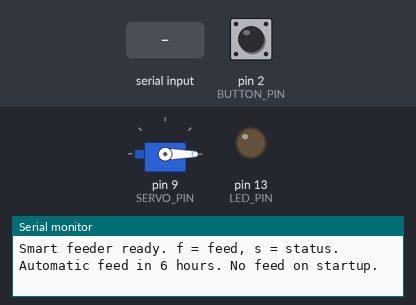
Recording of a sketch running on a simulated Arduino Uno, built with avr-gcc and run on an emulated ATmega328P. Shown: servo, output pins drawn as LEDs (lit = HIGH), the last lines printed to the serial monitor. The test bench sets the inputs (shaded band); at power-on: pin 2 (BUTTON_PIN) HIGH.

Above: at 1.2 s.
1.3 s: pin 2 (BUTTON_PIN) pulled LOW for 0.15 s
At 1.9 s:
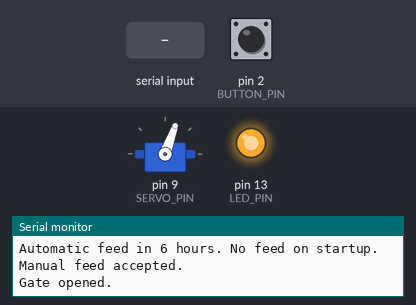
3.5 s: "f" received over Serial
5.0 s: "s" received over Serial
Timing chart, 0 to 8.0 s (numbered marks = the images above; inputs shaded):
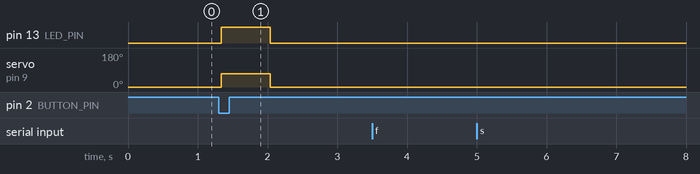

The sketch:

SmartAnimalFeeder.ino
```cpp
#include <Servo.h>
#include "FeederController.h"

// Arduino Uno reconstruction: timed servo gate, button and Serial control.
const uint8_t SERVO_PIN = 9;
const uint8_t BUTTON_PIN = 2;
const uint8_t LED_PIN = LED_BUILTIN;
const uint8_t CLOSED_ANGLE = 0;
const uint8_t OPEN_ANGLE = 70;
const uint32_t FEED_INTERVAL_MS = 6UL * 60UL * 60UL * 1000UL;
const uint32_t GATE_OPEN_MS = 700UL;
const uint32_t COOLDOWN_MS = 60UL * 1000UL;
const uint32_t DEBOUNCE_MS = 40UL;

Servo gate;
FeederController feeder(FEED_INTERVAL_MS, GATE_OPEN_MS, COOLDOWN_MS);
int lastReading = HIGH;
int stableButton = HIGH;
uint32_t changedAt = 0;
bool previousOpen = false;

void printStatus() {
  Serial.print(F("Gate: "));
  Serial.print(feeder.isOpen() ? F("OPEN") : F("CLOSED"));
  Serial.print(F(" | feeds since restart: "));
  Serial.println(feeder.feedCount());
}

void requestManualFeed(uint32_t now) {
  if (feeder.requestFeed(now)) Serial.println(F("Manual feed accepted."));
  else Serial.println(F("Feed blocked: gate active or cooldown."));
}

void setup() {
  pinMode(BUTTON_PIN, INPUT_PULLUP);
  pinMode(LED_PIN, OUTPUT);
  digitalWrite(LED_PIN, LOW);
  Serial.begin(9600);
  gate.write(CLOSED_ANGLE);
  gate.attach(SERVO_PIN);
  feeder.begin(millis());
  Serial.println(F("Smart feeder ready. f = feed, s = status."));
  Serial.println(F("Automatic feed in 6 hours. No feed on startup."));
}

void loop() {
  const uint32_t now = millis();
  const int reading = digitalRead(BUTTON_PIN);
  if (reading != lastReading) {
    lastReading = reading;
    changedAt = now;
  }
  if (uint32_t(now - changedAt) >= DEBOUNCE_MS && reading != stableButton) {
    stableButton = reading;
    if (stableButton == LOW) requestManualFeed(now);
  }

  // Bound work per loop so a continuous serial stream cannot delay gate closure.
  if (Serial.available() > 0) {
    const char command = Serial.read();
    if (command == 'f' || command == 'F') requestManualFeed(now);
    else if (command == 's' || command == 'S') printStatus();
  }

  feeder.update(now);
  const bool open = feeder.isOpen();
  if (open != previousOpen) {
    gate.write(open ? OPEN_ANGLE : CLOSED_ANGLE);
    digitalWrite(LED_PIN, open ? HIGH : LOW);
    Serial.println(open ? F("Gate opened.") : F("Gate closed."));
    previousOpen = open;
  }
}
```

FeederController.h
```cpp
#pragma once
#include <stdint.h>

// Pure timing/state logic, separated from Arduino I/O for host tests.
class FeederController {
 public:
  FeederController(uint32_t intervalMs, uint32_t openMs, uint32_t cooldownMs)
      : interval(intervalMs), duration(openMs), cooldown(cooldownMs) {}

  void begin(uint32_t now) {
    lastFeed = now;
    openedAt = now;
    active = false;
    started = true;
    fedBefore = false;
    count = 0;
  }

  bool requestFeed(uint32_t now) {
    if (!started || active) return false;
    if (fedBefore && uint32_t(now - lastFeed) < cooldown) return false;
    active = true;
    openedAt = now;
    lastFeed = now;
    fedBefore = true;
    ++count;
    return true;
  }

  void update(uint32_t now) {
    if (!started) return;
    if (active) {
      if (uint32_t(now - openedAt) >= duration) active = false;
      return;
    }
    if (uint32_t(now - lastFeed) >= interval) requestFeed(now);
  }

  bool isOpen() const { return active; }
  uint32_t feedCount() const { return count; }

 private:
  uint32_t interval, duration, cooldown;
  uint32_t lastFeed = 0, openedAt = 0, count = 0;
  bool active = false, started = false, fedBefore = false;
};
```

Measured:
- after the input at 1.3 s, pin 13 (LED_PIN): LOW → HIGH at once, → LOW 0.70 s later; servo on pin 9 (SERVO_PIN): 0° → 70° at once, → 0° 0.70 s later
